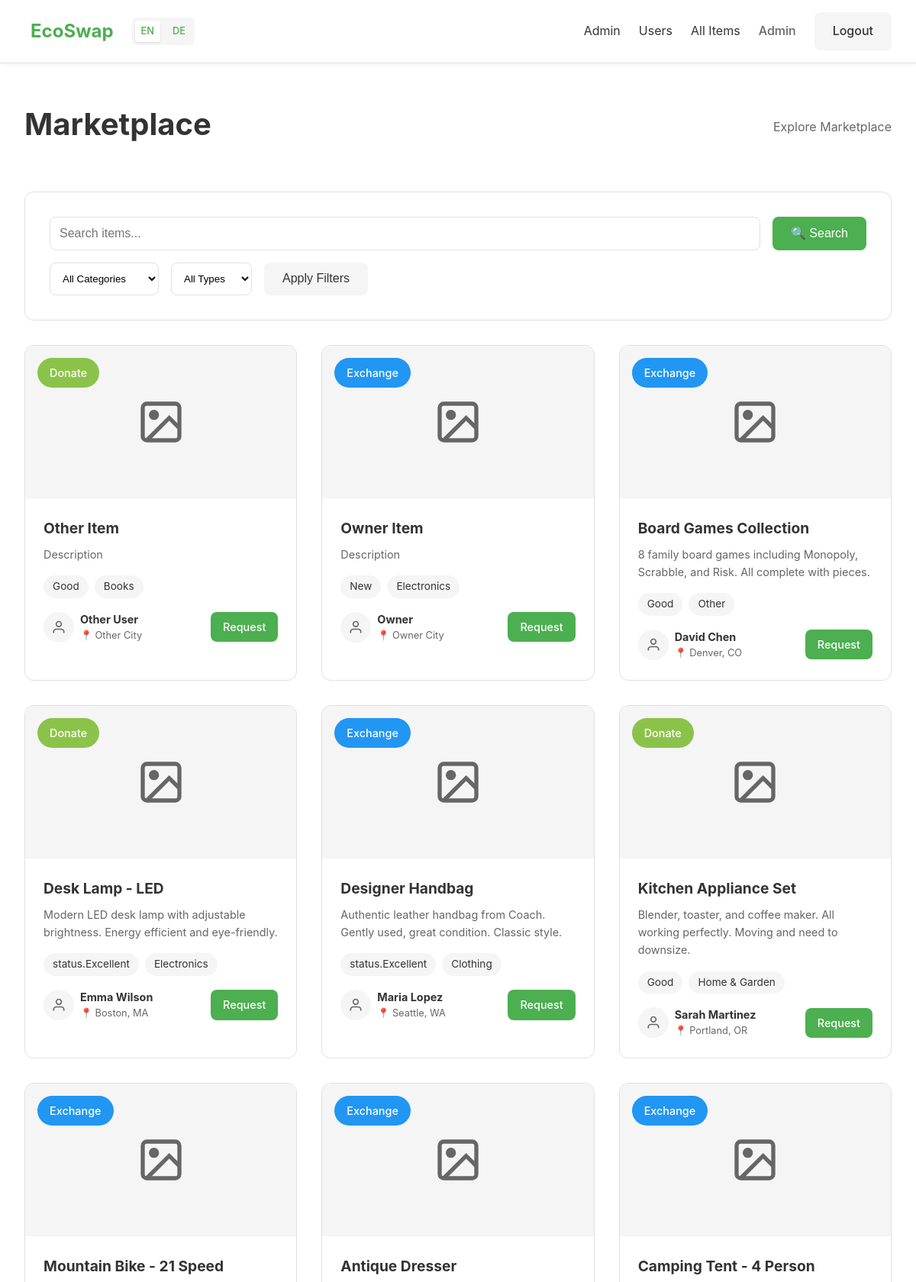
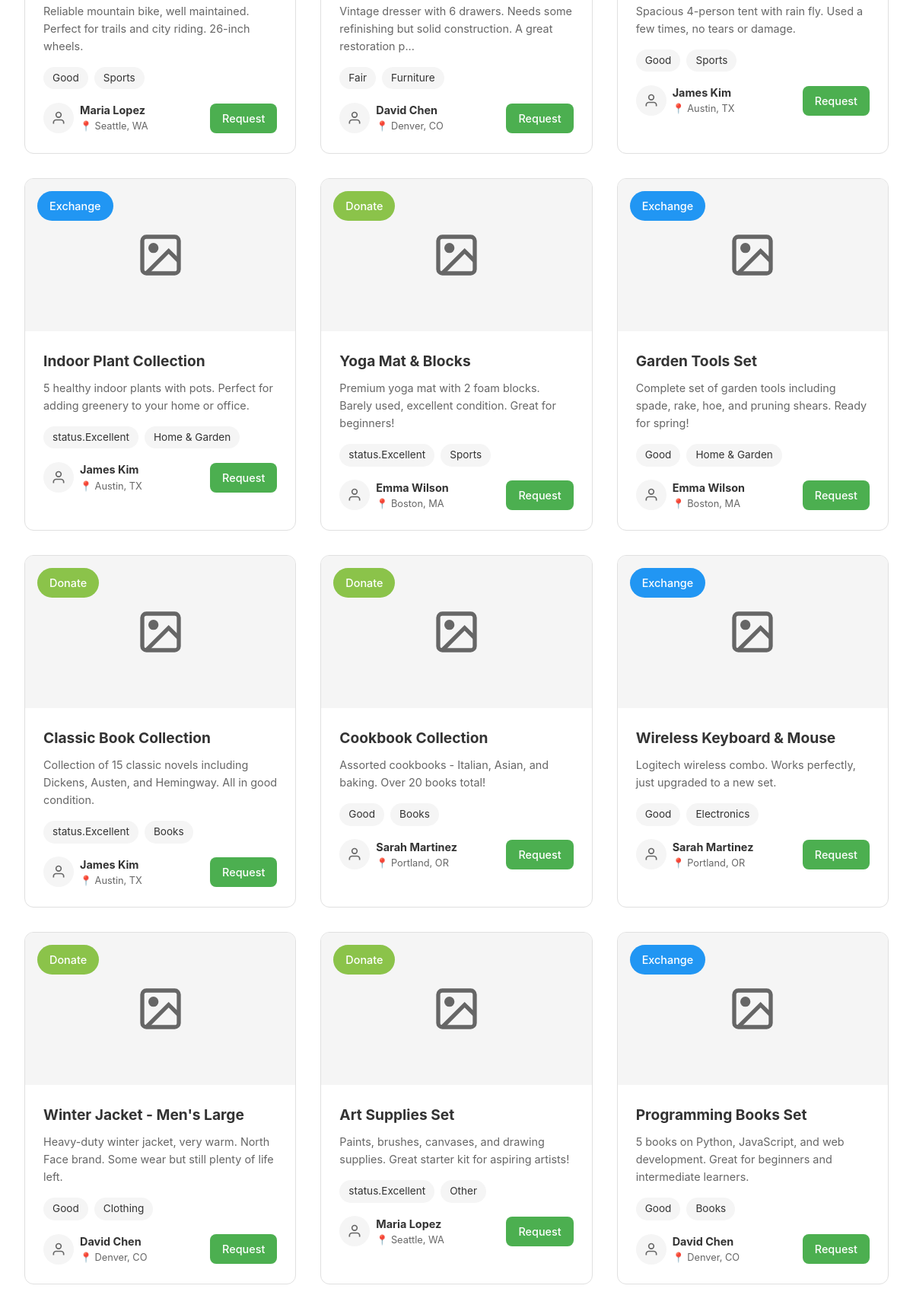
The app's page /marketplace (signed in, upper part) with its own data (2 pictures, top to bottom).
### tables this page shows
CREATE TABLE listings (
        id INTEGER PRIMARY KEY AUTOINCREMENT,
        user_id INTEGER NOT NULL,
        title TEXT NOT NULL,
        description TEXT NOT NULL,
        category TEXT NOT NULL,
        condition TEXT NOT NULL,
        listing_type TEXT NOT NULL,
        status TEXT DEFAULT 'Active',
        image_path TEXT,
        created_at TIMESTAMP DEFAULT CURRENT_TIMESTAMP,
        FOREIGN KEY (user_id) REFERENCES users (id)
    );

CREATE TABLE users (
        id INTEGER PRIMARY KEY AUTOINCREMENT,
        email TEXT UNIQUE NOT NULL,
        password TEXT NOT NULL,
        display_name TEXT NOT NULL,
        location TEXT NOT NULL,
        is_admin INTEGER DEFAULT 0,
        created_at TIMESTAMP DEFAULT CURRENT_TIMESTAMP
    );

### app.py (the view)
@app.route('/marketplace')
def marketplace():
    if 'user_id' not in session:
        flash('Please login first!', 'error')
        return redirect(url_for('login'))
    conn = get_db()
    c = conn.cursor()
    search = request.args.get('search', '')
    category = request.args.get('category', '')
    listing_type = request.args.get('type', '')
    query = '''SELECT l.*, u.display_name, u.location
               FROM listings l
               JOIN users u ON l.user_id = u.id
               WHERE l.status = 'Active' '''
    params = []
    if search:
        query += " AND (l.title LIKE ? OR l.description LIKE ?) "
        params.extend([f'%{search}%', f'%{search}%'])
    if category:
        query += " AND l.category = ? "
        params.append(category)
    if listing_type:
        query += " AND l.listing_type = ? "
        params.append(listing_type)
    query += " ORDER BY l.created_at DESC"
    c.execute(query, params)
    listings = c.fetchall()
    conn.close()
    return render_template('marketplace.html', listings=listings)

### app.py (called while the page is built)
def get_t(key):
    lang = session.get('lang', 'en')
    current = translations.get(lang, {})
    keys = key.split('.')
    for k in keys:
        if isinstance(current, dict) and k in current:
            current = current[k]
        else:
            return key
    return current if isinstance(current, str) else key

@app.context_processor
def inject_t():
    return dict(t=get_t, current_lang=session.get('lang', 'en'))

def get_db():
    conn = sqlite3.connect('ecoswap.db')
    conn.row_factory = sqlite3.Row
    return conn

### templates/marketplace.html (shortened to what this page needs)
{% extends "base.html" %}
{% block content %}
<section class="marketplace-section">
    <div class="container">
        <div class="page-header">
            <h1>{{ t('common.marketplace') }}</h1>
            <p>{{ t('home.exploreMarketplace') }}</p>
        </div>
        <div class="search-filters">
            <form method="GET" action="{{ url_for('marketplace') }}">
                <div class="search-bar">
                    <input type="text" name="search" placeholder="{{ t('marketplace.searchPlaceholder') }}"
                        value="{{ request.args.get('search', '') }}">
                    <button type="submit" class="btn-primary">{{ t('marketplace.searchButton') }}</button>
                </div>
                <div class="filters">
                    <select name="category">
                        <option value="">{{ t('marketplace.allCategories') }}</option>
                    </select>
                    <select name="type">
                        <option value="">{{ t('marketplace.allTypes') }}</option>
                    </select>
                    <button type="submit" class="btn-secondary">{{ t('marketplace.applyFilters') }}</button>
                </div>
            </form>
        </div>
        <div class="listings-grid">
            {% if listings %}
            {% for listing in listings %}
            <div class="listing-card">
                <div class="listing-badge {{ listing['listing_type'].lower() }}">
                    {{ t('marketplace.' + listing['listing_type'].lower()) }}
                </div>
                {% if listing['image_path'] %}
                <img src="{{ url_for('static', filename=listing['image_path']) }}" alt="{{ listing['title'] }}">
                {% else %}
                <div class="listing-placeholder">
                    <svg width="64" height="64" viewBox="0 0 24 24" fill="none" stroke="currentColor" stroke-width="2">
                        <rect x="3" y="3" width="18" height="18" rx="2" ry="2"></rect>
                        <circle cx="8.5" cy="8.5" r="1.5" fill="currentColor"></circle>
                        <polyline points="21 15 16 10 5 21"></polyline>
                    </svg>
                </div>
                {% endif %}
                <div class="listing-content">
                    <h3>{{ listing['title'] }}</h3>
                    <p class="listing-description">{{ listing['description'][:100] }}{% if listing['description']|length
                        > 100 %}...{% endif %}</p>
                    <div class="listing-meta">
                        <span class="condition">{{ t('status.' + listing['condition']) }}</span>
                        <span class="category">{{ t('marketplace.categories.' + listing['category']) }}</span>
                    </div>
                    <div class="listing-footer">
                        <div class="user-info">
                            <span class="user-icon">
                                <svg width="20" height="20" viewBox="0 0 24 24" fill="none" stroke="currentColor"
                                    stroke-width="2">
                                    <path d="M20 21v-2a4 4 0 0 0-4-4H8a4 4 0 0 0-4 4v2"></path>
                                    <circle cx="12" cy="7" r="4"></circle>
                                </svg>
                            </span>
                            <div>
                                <strong>{{ listing['display_name'] }}</strong>
                                <span>📍 {{ listing['location'] }}</span>
                            </div>
                        </div>
                        {% if listing['user_id'] != session.get('user_id') %}
                        <a href="{{ url_for('request_item', listing_id=listing['id']) }}"
                            class="btn-primary btn-small">{{ t('marketplace.request') }}</a>
                        {% endif %}
                    </div>
                </div>
            </div>
            {% endfor %}
            {% endif %}
        </div>
    </div>
</section>
{% endblock %}

### static/css/style.css (style rules this page uses)
* { margin: 0; padding: 0; box-sizing: border-box; }
:root { --primary: #4CAF50; --primary-dark: #388E3C; --secondary: #8BC34A; --danger: #f44336; --warning: #ff9800; --info: #2196F3; --light-bg: #f5f5f5; --border: #e0e0e0; --text: #333; --text-light: #666; --white: #ffffff; }
body { font-family: -apple-system, BlinkMacSystemFont, 'Segoe UI', Roboto, Oxygen, Ubuntu, Cantarell, sans-serif; color: var(--text); line-height: 1.6; background: var(--white); }
.container { max-width: 1200px; margin: 0 auto; padding: 0 2rem; }
.btn-primary, .btn-secondary, .btn-danger { display: inline-block; padding: 0.75rem 1.5rem; border-radius: 8px; text-decoration: none; font-weight: 500; transition: all 0.3s; border: none; cursor: pointer; font-size: 1rem; }
.btn-primary { background: var(--primary); color: var(--white); }
.btn-secondary { background: var(--light-bg); color: var(--text); }
.btn-small { padding: 0.5rem 1rem; font-size: 0.9rem; }
.page-header { display: flex; justify-content: space-between; align-items: center; margin: 3rem 0; }
.page-header h1 { font-size: 2.5rem; margin-bottom: 0.5rem; }
.page-header p { color: var(--text-light); }
.search-filters { background: var(--white); padding: 2rem; border-radius: 12px; margin-bottom: 2rem; border: 1px solid var(--border); }
.search-bar { display: flex; gap: 1rem; margin-bottom: 1rem; }
.search-bar input { flex: 1; padding: 0.75rem; border: 1px solid var(--border); border-radius: 8px; font-size: 1rem; }
.filters { display: flex; gap: 1rem; }
.filters select { padding: 0.75rem; border: 1px solid var(--border); border-radius: 8px; background: var(--white); }
.listings-grid { display: grid; grid-template-columns: repeat(auto-fill, minmax(300px, 1fr)); gap: 2rem; margin-bottom: 3rem; }
.listing-card { background: var(--white); border-radius: 12px; overflow: hidden; border: 1px solid var(--border); transition: transform 0.3s, box-shadow 0.3s; position: relative; }
.listing-badge { position: absolute; top: 1rem; left: 1rem; padding: 0.5rem 1rem; border-radius: 20px; font-size: 0.9rem; font-weight: 500; z-index: 1; }
.listing-badge.exchange { background: var(--info); color: var(--white); }
.listing-badge.donate { background: var(--secondary); color: var(--white); }
.listing-placeholder { width: 100%; height: 200px; background: var(--light-bg); display: flex; align-items: center; justify-content: center; color: var(--text-light); }
.listing-content { padding: 1.5rem; }
.listing-content h3 { margin-bottom: 0.5rem; font-size: 1.2rem; }
.listing-description { color: var(--text-light); margin-bottom: 1rem; font-size: 0.9rem; }
.listing-meta { display: flex; gap: 0.5rem; margin-bottom: 1rem; }
.listing-meta span { padding: 0.25rem 0.75rem; background: var(--light-bg); border-radius: 20px; font-size: 0.85rem; }
.listing-footer { display: flex; justify-content: space-between; align-items: center; }
.user-info { display: flex; align-items: center; gap: 0.5rem; }
.user-icon { width: 40px; height: 40px; background: var(--light-bg); border-radius: 50%; display: flex; align-items: center; justify-content: center; color: var(--primary); }
.user-info div { display: flex; flex-direction: column; font-size: 0.9rem; }
.user-info strong { color: var(--text); }
.user-info span { color: var(--text-light); font-size: 0.8rem; }

### records on screen
listings: listing_type "Donate", title "Other Item", description "Description", condition "Good", category "Books", display_name "Other User", location "Other City", t "Request"
listings: listing_type "Exchange", title "Owner Item", description "Description", condition "New", category "Electronics", display_name "Owner", location "Owner City", t "Request"
listings: listing_type "Exchange", title "Board Games Collection", description "8 family board games including Monopoly, Scrabble, and Risk. All complete with pieces.", condition "Good", category "Other", display_name "David Chen", location "Denver, CO", t "Request"
listings: listing_type "Donate", title "Desk Lamp - LED", description "Modern LED desk lamp with adjustable brightness. Energy efficient and eye-friendly.", condition "status.Excellent", category "Electronics", display_name "Emma Wilson", location "Boston, MA", t "Request"
listings: listing_type "Exchange", title "Designer Handbag", description "Authentic leather handbag from Coach. Gently used, great condition. Classic style.", condition "status.Excellent", category "Clothing", display_name "Maria Lopez", location "Seattle, WA", t "Request"
listings: listing_type "Donate", title "Kitchen Appliance Set", description "Blender, toaster, and coffee maker. All working perfectly. Moving and need to downsize.", condition "Good", category "Home & Garden", display_name "Sarah Martinez", location "Portland, OR", t "Request"
listings: listing_type "Exchange", title "Mountain Bike - 21 Speed", description "Reliable mountain bike, well maintained. Perfect for trails and city riding. 26-inch wheels.", condition "Good", category "Sports", display_name "Maria Lopez", location "Seattle, WA", t "Request"
listings: listing_type "Exchange", title "Antique Dresser", description "Vintage dresser with 6 drawers. Needs some refinishing but solid construction. A great restoration p", condition "Fair", category "Furniture", display_name "David Chen", location "Denver, CO", t "Request"
listings: listing_type "Exchange", title "Camping Tent - 4 Person", description "Spacious 4-person tent with rain fly. Used a few times, no tears or damage.", condition "Good", category "Sports", display_name "James Kim", location "Austin, TX", t "Request"
listings: listing_type "Exchange", title "Indoor Plant Collection", description "5 healthy indoor plants with pots. Perfect for adding greenery to your home or office.", condition "status.Excellent", category "Home & Garden", display_name "James Kim", location "Austin, TX", t "Request"
listings: listing_type "Donate", title "Yoga Mat & Blocks", description "Premium yoga mat with 2 foam blocks. Barely used, excellent condition. Great for beginners!", condition "status.Excellent", category "Sports", display_name "Emma Wilson", location "Boston, MA", t "Request"
listings: listing_type "Exchange", title "Garden Tools Set", description "Complete set of garden tools including spade, rake, hoe, and pruning shears. Ready for spring!", condition "Good", category "Home & Garden", display_name "Emma Wilson", location "Boston, MA", t "Request"
listings: listing_type "Donate", title "Classic Book Collection", description "Collection of 15 classic novels including Dickens, Austen, and Hemingway. All in good condition.", condition "status.Excellent", category "Books", display_name "James Kim", location "Austin, TX", t "Request"
listings: listing_type "Donate", title "Cookbook Collection", description "Assorted cookbooks - Italian, Asian, and baking. Over 20 books total!", condition "Good", category "Books", display_name "Sarah Martinez", location "Portland, OR", t "Request"
listings: listing_type "Exchange", title "Wireless Keyboard & Mouse", description "Logitech wireless combo. Works perfectly, just upgraded to a new set.", condition "Good", category "Electronics", display_name "Sarah Martinez", location "Portland, OR", t "Request"
listings: listing_type "Donate", title "Winter Jacket - Men's Large", description "Heavy-duty winter jacket, very warm. North Face brand. Some wear but still plenty of life left.", condition "Good", category "Clothing", display_name "David Chen", location "Denver, CO", t "Request"
listings: listing_type "Donate", title "Art Supplies Set", description "Paints, brushes, canvases, and drawing supplies. Great starter kit for aspiring artists!", condition "status.Excellent", category "Other", display_name "Maria Lopez", location "Seattle, WA", t "Request"
listings: listing_type "Exchange", title "Programming Books Set", description "5 books on Python, JavaScript, and web development. Great for beginners and intermediate learners.", condition "Good", category "Books", display_name "David Chen", location "Denver, CO", t "Request"

### other values on screen
{{ t('common.appName') }} "EcoSwap"
{{ t('common.admin') }} "Admin"
{{ t('admin.users') }} "Users"
{{ t('admin.allItems') }} "All Items"
{{ session.get('display_name') }} "Admin"
{{ t('common.logout') }} "Logout"
{{ t('common.marketplace') }} "Marketplace"
{{ t('home.exploreMarketplace') }} "Explore Marketplace"
{{ t('marketplace.searchButton') }} "🔍 Search"
{{ t('marketplace.applyFilters') }} "Apply Filters"
form field category "All Categories"
form field type "All Types"
